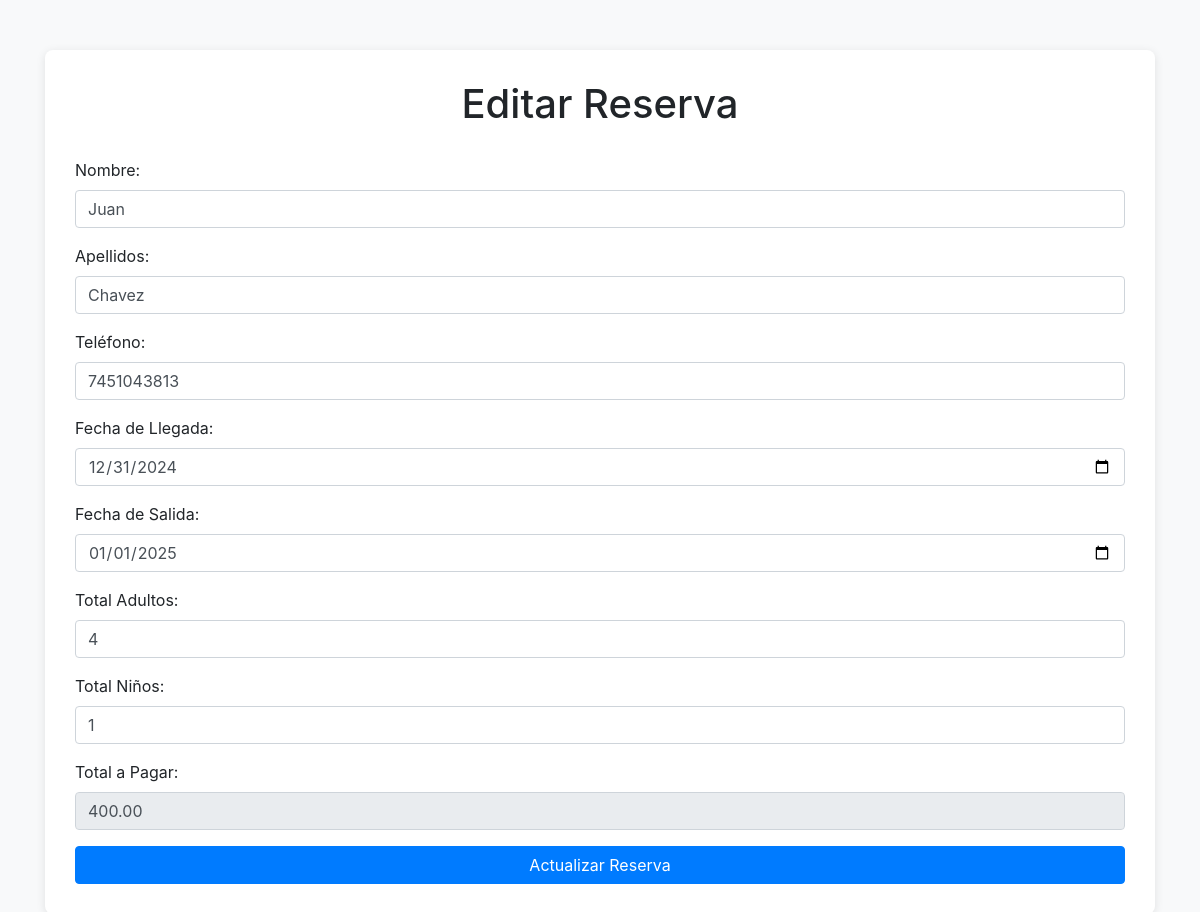
The app's page /usuarios/admin/editar_reserva.php?id=79 with its own data.
### tables this page shows
CREATE TABLE `reservas` (
  `id` int(11) NOT NULL,
  `id_cliente` int(11) DEFAULT NULL,
  `id_habitacion` int(11) DEFAULT NULL,
  `fecha_llegada` date DEFAULT NULL,
  `fecha_salida` date DEFAULT NULL,
  `total_adultos` int(11) DEFAULT NULL,
  `total_ninos` int(11) DEFAULT NULL,
  `total_pagar` decimal(10,2) DEFAULT NULL
);

CREATE TABLE `cliente` (
  `id` int(11) NOT NULL,
  `nombre` varchar(100) DEFAULT NULL,
  `apellidos` varchar(100) DEFAULT NULL,
  `telefono` varchar(15) DEFAULT NULL
);

### usuarios/admin/editar_reserva.php (the view, shortened to what this page needs)
<?php
include("../../database/conexion.php");
if (isset($_GET['id'])) {
    $reserva_id = $_GET['id'];
    $sql = "SELECT r.id AS reserva_id, r.fecha_llegada, r.fecha_salida, r.total_adultos, r.total_ninos, r.total_pagar,
                   c.id AS cliente_id, c.nombre AS cliente_nombre, c.apellidos AS cliente_apellidos, c.telefono AS cliente_telefono
            FROM reservas r
            JOIN cliente c ON r.id_cliente = c.id
            WHERE r.id = :reserva_id";
    $stmt = $conexion->prepare($sql);
    $stmt->bindParam(':reserva_id', $reserva_id);
    $stmt->execute();
    $reserva = $stmt->fetch(PDO::FETCH_ASSOC);
}
$currentDate = date('Y-m-d');
?>
<!DOCTYPE html>
<html lang="es">
<head>
    <link href="https://maxcdn.bootstrapcdn.com/bootstrap/4.5.2/css/bootstrap.min.css" rel="stylesheet">
</head>
<body>
    <div class="container">
        <div class="form-container">
            <h1 class="text-center">Editar Reserva</h1>
            <form method="POST" action="editar_reserva.php?id=<?php echo $reserva['reserva_id']; ?>" id="reservaForm">
                <div class="form-group">
                    <label for="nombre">Nombre:</label>
                    <input type="text" class="form-control" name="nombre" pattern="^[a-zA-ZáéíóúÁÉÍÓÚñÑ\s]+$" title="Solo letras y espacios" value="<?php echo $reserva['cliente_nombre']; ?>" required>
                </div>
                <div class="form-group">
                    <label for="apellidos">Apellidos:</label>
                    <input type="text" class="form-control" name="apellidos" pattern="^[a-zA-ZáéíóúÁÉÍÓÚñÑ\s]+$" title="Solo letras y espacios" value="<?php echo $reserva['cliente_apellidos']; ?>" required>
                </div>
                <div class="form-group">
                    <label for="telefono">Teléfono:</label>
                    <input type="text" class="form-control" name="telefono" pattern="^\d{10}$" title="Debe ser un número de 10 dígitos" value="<?php echo $reserva['cliente_telefono']; ?>" required>
                </div>
                <div class="form-group">
                    <label for="fecha_llegada">Fecha de Llegada:</label>
                    <input type="date" class="form-control" name="fecha_llegada" id="fecha_llegada" min="<?php echo $currentDate; ?>" value="<?php echo $reserva['fecha_llegada']; ?>" required>
                </div>
                <div class="form-group">
                    <label for="fecha_salida">Fecha de Salida:</label>
                    <input type="date" class="form-control" name="fecha_salida" id="fecha_salida" min="<?php echo $currentDate; ?>" value="<?php echo $reserva['fecha_salida']; ?>" required>
                </div>
                <div class="form-group">
                    <label for="total_adultos">Total Adultos:</label>
                    <input type="number" class="form-control" name="total_adultos" id="total_adultos" min="1" value="<?php echo $reserva['total_adultos']; ?>" required>
                </div>
                <div class="form-group">
                    <label for="total_ninos">Total Niños:</label>
                    <input type="number" class="form-control" name="total_ninos" id="total_ninos" min="0" max="2" value="<?php echo $reserva['total_ninos']; ?>" required>
                </div>
                <div class="form-group">
                    <label for="total_pagar">Total a Pagar:</label>
                    <input type="text" class="form-control" name="total_pagar" id="total_pagar" value="<?php echo $reserva['total_pagar']; ?>" readonly>
                </div>
                <button type="submit" name="actualizar" class="btn btn-primary btn-block">Actualizar Reserva</button>
            </form>
        </div>
    </div>
</body>
</html>

### usuarios/admin/editar_reserva.php (style rules this page uses)
body { background-color: #f8f9fa; }
.form-container { background-color: #ffffff; padding: 30px; border-radius: 8px; box-shadow: 0 2px 10px rgba(0, 0, 0, 0.1); margin-top: 50px; }
h1 { margin-bottom: 30px; }

### records on screen
reservas: nombre "Juan", apellidos "Chavez", telefono "7451043813", fecha_llegada "12/31/2024", fecha_salida "01/01/2025", total_adultos "4", total_ninos "1", total_pagar "400.00"
